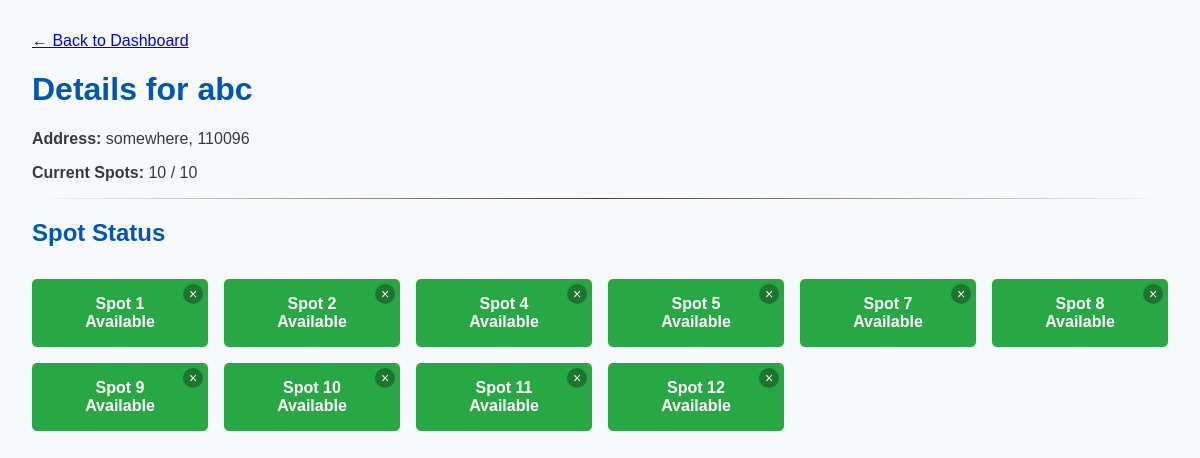
The app's page /admin/lot/1 (signed in) with its own data.
### models/models.py (models this page shows)
class ParkingLot(db.Model):
    __tablename__ = 'parking_lots'
    id = db.Column(db.Integer, primary_key=True)
    name = db.Column(db.String(100), nullable=False)
    address = db.Column(db.String(200), nullable=False)
    pincode = db.Column(db.String(10), nullable=False)
    price_per_hour = db.Column(db.Float, nullable=False)
    capacity = db.Column(db.Integer, nullable=False)
    spots = db.relationship('ParkingSpot', backref='parking_lot', lazy=True, cascade="all, delete-orphan")

class ParkingSpot(db.Model):
    __tablename__ = 'parking_spots'
    id = db.Column(db.Integer, primary_key=True)
    spot_number = db.Column(db.Integer, nullable=False)
    status = db.Column(db.String(1), default='A', nullable=False)
    lot_id = db.Column(db.Integer, db.ForeignKey('parking_lots.id'), nullable=False)
    bookings = db.relationship('Booking', backref='parking_spot', lazy=True)

### app.py (the view)
@app.route('/admin/lot/<int:lot_id>')
def view_lot_details(lot_id):
    if not session.get('is_admin'):
        flash("Admin access required.", "error")
        return redirect(url_for('login'))
    lot = ParkingLot.query.get_or_404(lot_id)
    spot_details = []
    for spot in lot.spots:
        detail = {'spot': spot, 'user': None}
        if spot.status == 'O':
            active_booking = Booking.query.filter_by(spot_id=spot.id, check_out_time=None).first()
            if active_booking:
                detail['user'] = User.query.get(active_booking.user_id)
        spot_details.append(detail)
    return render_template('lot_details.html', lot=lot, spot_details=spot_details)

### templates/lot_details.html (shortened to what this page needs)
<!DOCTYPE html>
<html lang="en">
<head>
    <link rel="stylesheet" href="{{ url_for('static', filename='css/styles.css') }}">
</head>
<body>
    <a href="{{ url_for('admin_dashboard') }}">&larr; Back to Dashboard</a>
    <h1>Details for {{ lot.name }}</h1>
    <p><strong>Address:</strong> {{ lot.address }}, {{ lot.pincode }}</p>
    <p><strong>Current Spots:</strong> {{ spot_details|length }} / {{ lot.capacity }}</p>
    <hr>
    <h2>Spot Status</h2>
    <div class="spot-grid">
        {% for detail in spot_details %}
            <div class="spot {% if detail.spot.status == 'A' %}available{% else %}occupied{% endif %}">
                Spot {{ detail.spot.spot_number }}
                <br>
                {% if detail.user %}
                    <span>Occupied</span>
                    <span class="user-info">by: {{ detail.user.username }}</span>
                {% else %}
                    <span>Available</span>
                    <form action="{{ url_for('delete_spot', spot_id=detail.spot.id) }}" method="POST" style="display:inline;">
                         <button type="submit" class="delete-spot-btn" title="Delete Spot" onclick="return confirm('Are you sure?');">&times;</button>
                    </form>
                {% endif %}
            </div>
        {% else %}
            <p>No spots found for this lot.</p>
        {% endfor %}
    </div>
</body>
</html>

### static/css/styles.css (style rules this page uses)
body { font-family: sans-serif; margin: 2em; background-color: #f8f9fa; color: #343a40; }
h1, h2 { color: #0056b3; }
hr { border: 0; height: 1px; background-image: linear-gradient(to right, rgba(0, 0, 0, 0), rgba(0, 0, 0, 0.75), rgba(0, 0, 0, 0)); }
.delete-spot-btn { position: absolute; top: 5px; right: 5px; background: rgba(0,0,0,0.3); border: none; color: white; cursor: pointer; border-radius: 50%; width: 20px; height: 20px; line-height: 20px; font-size: 14px; padding: 0; }

### templates/lot_details.html (style rules this page uses)
.spot-grid { display: grid; grid-template-columns: repeat(auto-fill, minmax(150px, 1fr)); gap: 1em; margin-top: 2em; }
.spot { padding: 1em; border-radius: 5px; text-align: center; font-weight: bold; color: white; position: relative; }
.spot.available { background-color: #28a745; }
.delete-spot-btn { position: absolute; top: 5px; right: 5px; background: rgba(0,0,0,0.3); border: none; color: white; cursor: pointer; border-radius: 50%; width: 20px; height: 20px; line-height: 20px; padding: 0; }

### records on screen
ParkingLot: name "abc", address "somewhere", pincode "110096", capacity "10"
ParkingSpot: spot.spot_number "1"
ParkingSpot: spot.spot_number "2"
ParkingSpot: spot.spot_number "4"
ParkingSpot: spot.spot_number "5"
ParkingSpot: spot.spot_number "7"
ParkingSpot: spot.spot_number "8"
ParkingSpot: spot.spot_number "9"
ParkingSpot: spot.spot_number "10"
ParkingSpot: spot.spot_number "11"
ParkingSpot: spot.spot_number "12"

### other values on screen
{{ spot_details|length }} "10"
